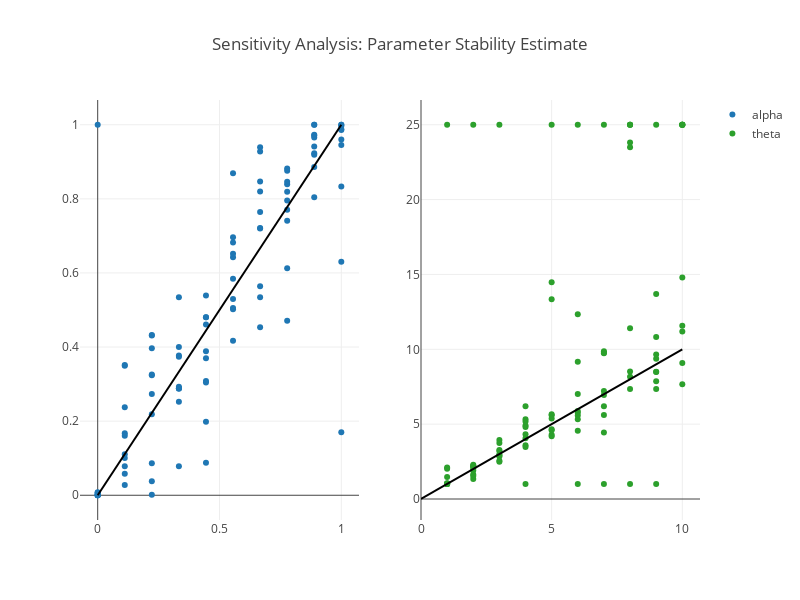

Notebook code for this chart:
### Code cell
from plotly.subplots import make_subplots
import plotly.graph_objects as go

fig = make_subplots(rows=1, cols=2)

fig.add_trace(
    go.Scatter(x=_results['alpha (true)'], y=_results['alpha (pred)'], mode='markers', name='alpha'),
    row=1, col=1
)

# add linear line
_x = np.linspace(0,1,100)
_y = _x
fig.add_trace(go.Scatter(x=_x, y=_y, mode='lines', marker_color='black', name='y=x', showlegend=False),row=1, col=1)

fig.add_trace(
    go.Scatter(x=_results['theta (true)'], y=_results['theta (pred)'], mode='markers', name='theta'),
    row=1, col=2
)
# add linear line
_x = np.linspace(0,10,100)
_y = _x
fig.add_trace(go.Scatter(x=_x, y=_y, mode='lines', marker_color='black', name='y=x', showlegend=False),row=1, col=2)

fig.update_layout(height=600, width=800, title_text="Sensitivity Analysis: Parameter Stability Estimate", template='none')
fig.show()
